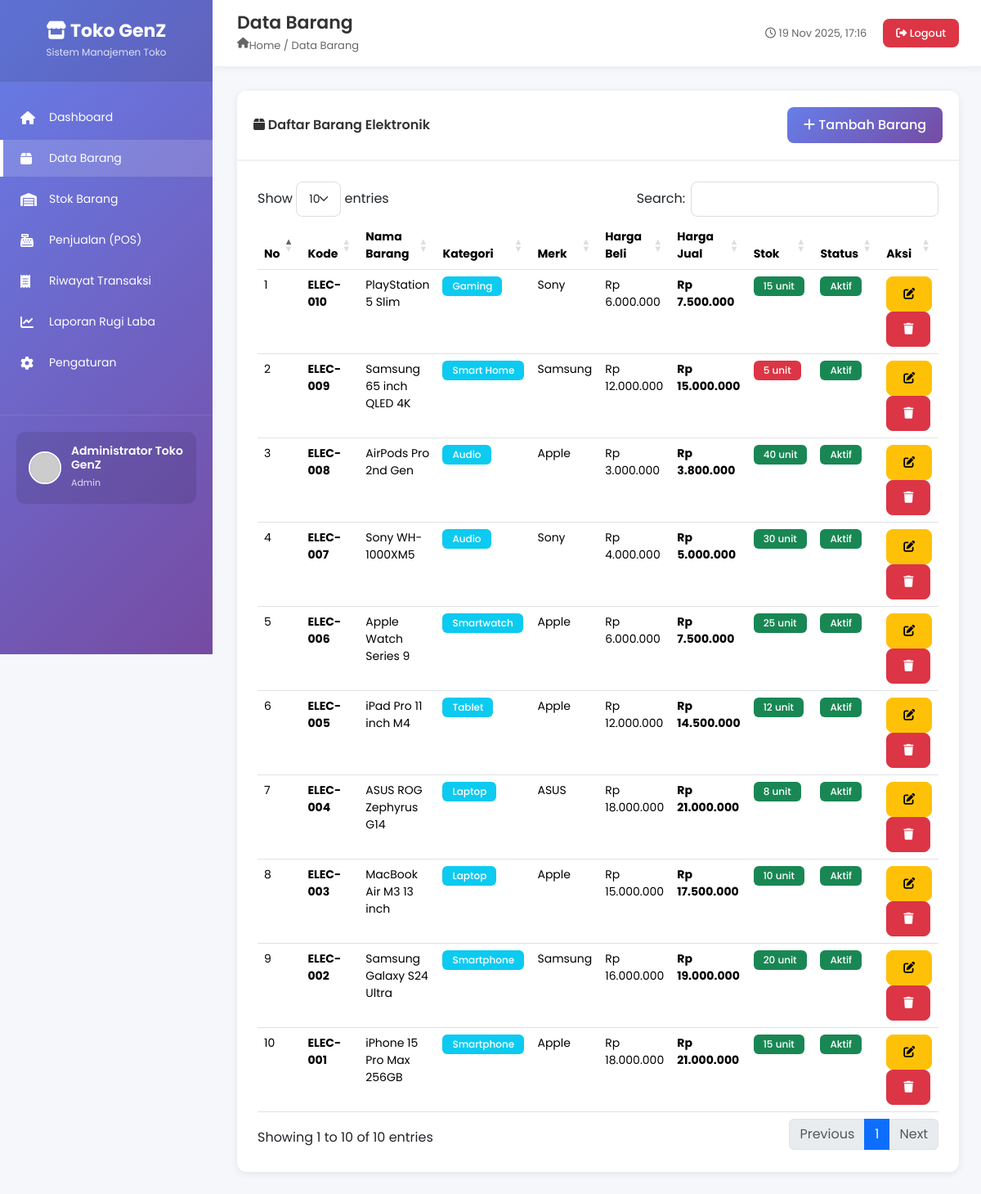
Page /barang.php (signed in) on the committed database.
### tables this page shows
CREATE TABLE IF NOT EXISTS barang (
    id_barang INT AUTO_INCREMENT PRIMARY KEY,
    kode_barang VARCHAR(50) NOT NULL UNIQUE,
    nama_barang VARCHAR(200) NOT NULL,
    id_kategori INT,
    merk VARCHAR(100),
    spesifikasi TEXT,
    harga_beli DECIMAL(15,2) NOT NULL DEFAULT 0,
    harga_jual DECIMAL(15,2) NOT NULL DEFAULT 0,
    stok INT NOT NULL DEFAULT 0,
    stok_minimum INT DEFAULT 5,
    satuan VARCHAR(20) DEFAULT 'pcs',
    gambar VARCHAR(255),
    status ENUM('aktif', 'nonaktif') DEFAULT 'aktif',
    created_at TIMESTAMP DEFAULT CURRENT_TIMESTAMP,
    updated_at TIMESTAMP DEFAULT CURRENT_TIMESTAMP ON UPDATE CURRENT_TIMESTAMP,
    FOREIGN KEY (id_kategori) REFERENCES kategori(id_kategori) ON DELETE SET NULL
);

CREATE TABLE IF NOT EXISTS kategori (
    id_kategori INT AUTO_INCREMENT PRIMARY KEY,
    nama_kategori VARCHAR(100) NOT NULL,
    deskripsi TEXT,
    created_at TIMESTAMP DEFAULT CURRENT_TIMESTAMP
);

### config.php (called while the page is built, shortened)
<?php
function rupiah($angka)
{
    return "Rp " . number_format($angka, 0, ',', '.');
}

### barang.php (the view, shortened to what this page needs)
<?php
$page_title = 'Data Barang';
$breadcrumb = 'Home / Data Barang';
require_once 'header.php';
$query_barang = "SELECT b.*, k.nama_kategori
                 FROM barang b
                 LEFT JOIN kategori k ON b.id_kategori = k.id_kategori
                 WHERE b.status = 'aktif'
                 ORDER BY b.id_barang DESC";
$result_barang = $conn->query($query_barang);
?>
<div class="row">
    <div class="col-12">
        <div class="card">
            <div class="card-header d-flex justify-content-between align-items-center">
                <span><i class="fas fa-box"></i> Daftar Barang Elektronik</span>
                <button class="btn btn-primary" data-bs-toggle="modal" data-bs-target="#modalTambah">
                    <i class="fas fa-plus"></i> Tambah Barang
                </button>
            </div>
            <div class="card-body">
                <div class="table-responsive">
                    <table class="table table-hover datatable">
                        <thead>
                            <tr>
                                <th>No</th>
                                <th>Kode</th>
                                <th>Nama Barang</th>
                                <th>Kategori</th>
                                <th>Merk</th>
                                <th>Harga Beli</th>
                                <th>Harga Jual</th>
                                <th>Stok</th>
                                <th>Status</th>
                                <th>Aksi</th>
                            </tr>
                        </thead>
                        <tbody>
                            <?php
                            $no = 1;
                            while ($row = $result_barang->fetch_assoc()):
                                $stok_class = $row['stok'] <= $row['stok_minimum'] ? 'bg-danger' : 'bg-success';
                            ?>
                                <tr>
                                    <td><?php echo $no++; ?></td>
                                    <td><strong><?php echo $row['kode_barang']; ?></strong></td>
                                    <td><?php echo $row['nama_barang']; ?></td>
                                    <td><span class="badge bg-info"><?php echo $row['nama_kategori']; ?></span></td>
                                    <td><?php echo $row['merk']; ?></td>
                                    <td><?php echo rupiah($row['harga_beli']); ?></td>
                                    <td><strong><?php echo rupiah($row['harga_jual']); ?></strong></td>
                                    <td>
                                        <span class="badge <?php echo $stok_class; ?>">
                                            <?php echo $row['stok']; ?> <?php echo $row['satuan']; ?>
                                        </span>
                                    </td>
                                    <td><span class="badge bg-success">Aktif</span></td>
                                    <td>
                                        <button class="btn btn-sm btn-warning" onclick="editBarang(<?php echo htmlspecialchars(json_encode($row)); ?>)">
                                            <i class="fas fa-edit"></i>
                                        </button>
                                        <a href="?delete=<?php echo $row['id_barang']; ?>"
                                            class="btn btn-sm btn-danger"
                                            onclick="return confirmDelete()">
                                            <i class="fas fa-trash"></i>
                                        </a>
                                    </td>
                                </tr>
                            <?php endwhile; ?>
                        </tbody>
                    </table>
                </div>
            </div>
        </div>
    </div>
</div>
<?php require_once 'footer.php'; ?>

### header.php (shortened to what this page needs)
<?php
require_once 'config.php';
?>
<!DOCTYPE html>
<html lang="id">
<head>
    <link href="https://cdn.jsdelivr.net/npm/bootstrap@5.3.2/dist/css/bootstrap.min.css" rel="stylesheet">
    <link rel="stylesheet" href="https://cdnjs.cloudflare.com/ajax/libs/font-awesome/6.4.2/css/all.min.css">
    <link rel="stylesheet" href="https://cdn.datatables.net/1.13.7/css/dataTables.bootstrap5.min.css">
    <link rel="stylesheet" href="css/style.css">
</head>
<body>
    <div class="wrapper">
        <aside class="sidebar">
            <div class="sidebar-header">
                <h3><i class="fas fa-store"></i> <?php echo APP_NAME; ?></h3>
                <small>Sistem Manajemen Toko</small>
            </div>
            <ul class="sidebar-menu">
                <li>
                    <a href="dashboard.php" class="<?php echo basename($_SERVER['PHP_SELF']) == 'dashboard.php' ? 'active' : ''; ?>">
                        <i class="fas fa-home"></i>
                        <span>Dashboard</span>
                    </a>
                </li>
                <li>
                    <a href="barang.php" class="<?php echo basename($_SERVER['PHP_SELF']) == 'barang.php' ? 'active' : ''; ?>">
                        <i class="fas fa-box"></i>
                        <span>Data Barang</span>
                    </a>
                </li>
                <li>
                    <a href="stok.php" class="<?php echo basename($_SERVER['PHP_SELF']) == 'stok.php' ? 'active' : ''; ?>">
                        <i class="fas fa-warehouse"></i>
                        <span>Stok Barang</span>
                    </a>
                </li>
                <li>
                    <a href="penjualan.php" class="<?php echo basename($_SERVER['PHP_SELF']) == 'penjualan.php' ? 'active' : ''; ?>">
                        <i class="fas fa-cash-register"></i>
                        <span>Penjualan (POS)</span>
                    </a>
                </li>
                <li>
                    <a href="transaksi.php" class="<?php echo basename($_SERVER['PHP_SELF']) == 'transaksi.php' ? 'active' : ''; ?>">
                        <i class="fas fa-receipt"></i>
                        <span>Riwayat Transaksi</span>
                    </a>
                </li>
                <li>
                    <a href="laporan.php" class="<?php echo basename($_SERVER['PHP_SELF']) == 'laporan.php' ? 'active' : ''; ?>">
                        <i class="fas fa-chart-line"></i>
                        <span>Laporan Rugi Laba</span>
                    </a>
                </li>
                <li>
                    <a href="pengaturan.php" class="<?php echo basename($_SERVER['PHP_SELF']) == 'pengaturan.php' ? 'active' : ''; ?>">
                        <i class="fas fa-cog"></i>
                        <span>Pengaturan</span>
                    </a>
                </li>
            </ul>
            <div class="sidebar-footer">
                <div class="user-profile">
                    <img src="https://ui-avatars.com/api/?name=<?php echo urlencode($_SESSION['nama_lengkap']); ?>&background=667eea&color=fff" alt="User">
                    <div class="user-info">
                        <h5><?php echo $_SESSION['nama_lengkap']; ?></h5>
                        <small><?php echo ucfirst($_SESSION['role']); ?></small>
                    </div>
                </div>
            </div>
        </aside>
        <div class="main-content">
            <nav class="top-navbar">
                <div class="navbar-left">
                    <h4><?php echo isset($page_title) ? $page_title : 'Dashboard'; ?></h4>
                    <div class="breadcrumb">
                        <i class="fas fa-home"></i>
                        <?php echo isset($breadcrumb) ? $breadcrumb : 'Home'; ?>
                    </div>
                </div>
                <div class="navbar-right">
                    <span style="color: #666; font-size: 13px;">
                        <i class="far fa-clock"></i> <?php echo date('d M Y, H:i'); ?>
                    </span>
                    <a href="logout.php" class="btn btn-logout">
                        <i class="fas fa-sign-out-alt"></i> Logout
                    </a>
                </div>
            </nav>
            <div class="content-area">

### footer.php (shortened to what this page needs)
</div>
</div>
</div>
</body>
</html>

### css/style.css (style rules this page uses)
* { margin: 0; padding: 0; box-sizing: border-box; font-family: 'Poppins', sans-serif; }
body { background: #f5f7fa; color: #333; }
.wrapper { display: flex; min-height: 100vh; }
.sidebar { width: 260px; background: linear-gradient(135deg, #667eea 0%, #764ba2 100%); color: white; position: fixed; height: 100vh; overflow-y: auto; transition: all 0.3s; z-index: 1000; }
.sidebar-header { padding: 25px 20px; background: rgba(0, 0, 0, 0.1); text-align: center; border-bottom: 1px solid rgba(255, 255, 255, 0.1); }
.sidebar-header h3 { font-size: 22px; font-weight: 700; margin: 0; }
.sidebar-header small { font-size: 12px; opacity: 0.8; }
.sidebar-menu { padding: 20px 0; list-style: none; }
.sidebar-menu li { margin-bottom: 5px; }
.sidebar-menu a { display: flex; align-items: center; padding: 12px 25px; color: white; text-decoration: none; transition: all 0.3s; font-size: 14px; }
.sidebar-menu a:hover, .sidebar-menu a.active { background: rgba(255, 255, 255, 0.15); border-left: 4px solid white; padding-left: 21px; }
.sidebar-menu a i { width: 25px; font-size: 16px; margin-right: 10px; }
.sidebar-footer { padding: 20px; border-top: 1px solid rgba(255, 255, 255, 0.1); margin-top: auto; }
.user-profile { display: flex; align-items: center; padding: 15px; background: rgba(0, 0, 0, 0.1); border-radius: 10px; }
.user-profile img { width: 40px; height: 40px; border-radius: 50%; margin-right: 12px; border: 2px solid white; }
.user-profile .user-info h5 { font-size: 14px; margin: 0; font-weight: 600; }
.user-profile .user-info small { font-size: 11px; opacity: 0.8; }
.main-content { flex: 1; margin-left: 260px; transition: all 0.3s; }
.top-navbar { background: white; padding: 15px 30px; box-shadow: 0 2px 10px rgba(0, 0, 0, 0.05); display: flex; justify-content: space-between; align-items: center; position: sticky; top: 0; z-index: 999; }
.navbar-left h4 { margin: 0; font-size: 22px; font-weight: 600; color: #333; }
.navbar-left .breadcrumb { font-size: 13px; color: #666; margin: 5px 0 0 0; }
.navbar-right { display: flex; align-items: center; gap: 20px; }
.navbar-right .btn { padding: 8px 16px; font-size: 13px; border-radius: 8px; font-weight: 500; }
.btn-logout { background: #dc3545; color: white; border: none; }
.content-area { padding: 30px; }
.card { border: none; border-radius: 12px; box-shadow: 0 2px 10px rgba(0, 0, 0, 0.08); margin-bottom: 25px; transition: all 0.3s; }
.card-header { background: white; border-bottom: 2px solid #f0f0f0; padding: 20px; font-weight: 600; color: #333; border-radius: 12px 12px 0 0 !important; }
.card-body { padding: 25px; }
.table { font-size: 14px; }
.table thead { background: #f8f9fa; font-weight: 600; }
.btn { border-radius: 8px; padding: 10px 20px; font-weight: 500; transition: all 0.3s; }
.btn-primary { background: linear-gradient(135deg, #667eea 0%, #764ba2 100%); border: none; }
.badge { padding: 6px 12px; border-radius: 6px; font-weight: 500; font-size: 12px; }

### rows in the picture
barang: kode_barang "ELEC-010", nama_barang "PlayStation 5 Slim", id_kategori.nama_kategori "Gaming", merk "Sony", harga_beli "Rp 6.000.000", harga_jual "Rp 7.500.000", stok "15", satuan "unit"
barang: kode_barang "ELEC-009", nama_barang "Samsung 65 inch QLED 4K", id_kategori.nama_kategori "Smart Home", merk "Samsung", harga_beli "Rp 12.000.000", harga_jual "Rp 15.000.000", stok "5", satuan "unit"
barang: kode_barang "ELEC-008", nama_barang "AirPods Pro 2nd Gen", id_kategori.nama_kategori "Audio", merk "Apple", harga_beli "Rp 3.000.000", harga_jual "Rp 3.800.000", stok "40", satuan "unit"
barang: kode_barang "ELEC-007", nama_barang "Sony WH-1000XM5", id_kategori.nama_kategori "Audio", merk "Sony", harga_beli "Rp 4.000.000", harga_jual "Rp 5.000.000", stok "30", satuan "unit"
barang: kode_barang "ELEC-006", nama_barang "Apple Watch Series 9", id_kategori.nama_kategori "Smartwatch", merk "Apple", harga_beli "Rp 6.000.000", harga_jual "Rp 7.500.000", stok "25", satuan "unit"
barang: kode_barang "ELEC-005", nama_barang "iPad Pro 11 inch M4", id_kategori.nama_kategori "Tablet", merk "Apple", harga_beli "Rp 12.000.000", harga_jual "Rp 14.500.000", stok "12", satuan "unit"
barang: kode_barang "ELEC-004", nama_barang "ASUS ROG Zephyrus G14", id_kategori.nama_kategori "Laptop", merk "ASUS", harga_beli "Rp 18.000.000", harga_jual "Rp 21.000.000", stok "8", satuan "unit"
barang: kode_barang "ELEC-003", nama_barang "MacBook Air M3 13 inch", id_kategori.nama_kategori "Laptop", merk "Apple", harga_beli "Rp 15.000.000", harga_jual "Rp 17.500.000", stok "10", satuan "unit"
barang: kode_barang "ELEC-002", nama_barang "Samsung Galaxy S24 Ultra", id_kategori.nama_kategori "Smartphone", merk "Samsung", harga_beli "Rp 16.000.000", harga_jual "Rp 19.000.000", stok "20", satuan "unit"
barang: kode_barang "ELEC-001", nama_barang "iPhone 15 Pro Max 256GB", id_kategori.nama_kategori "Smartphone", merk "Apple", harga_beli "Rp 18.000.000", harga_jual "Rp 21.000.000", stok "15", satuan "unit"

### other values in the picture
APP_NAME "Toko GenZ"
$_SESSION['nama_lengkap'] "Administrator Toko GenZ"
$_SESSION['role'] "Admin"
$page_title "Data Barang"
$breadcrumb "Home / Data Barang"
